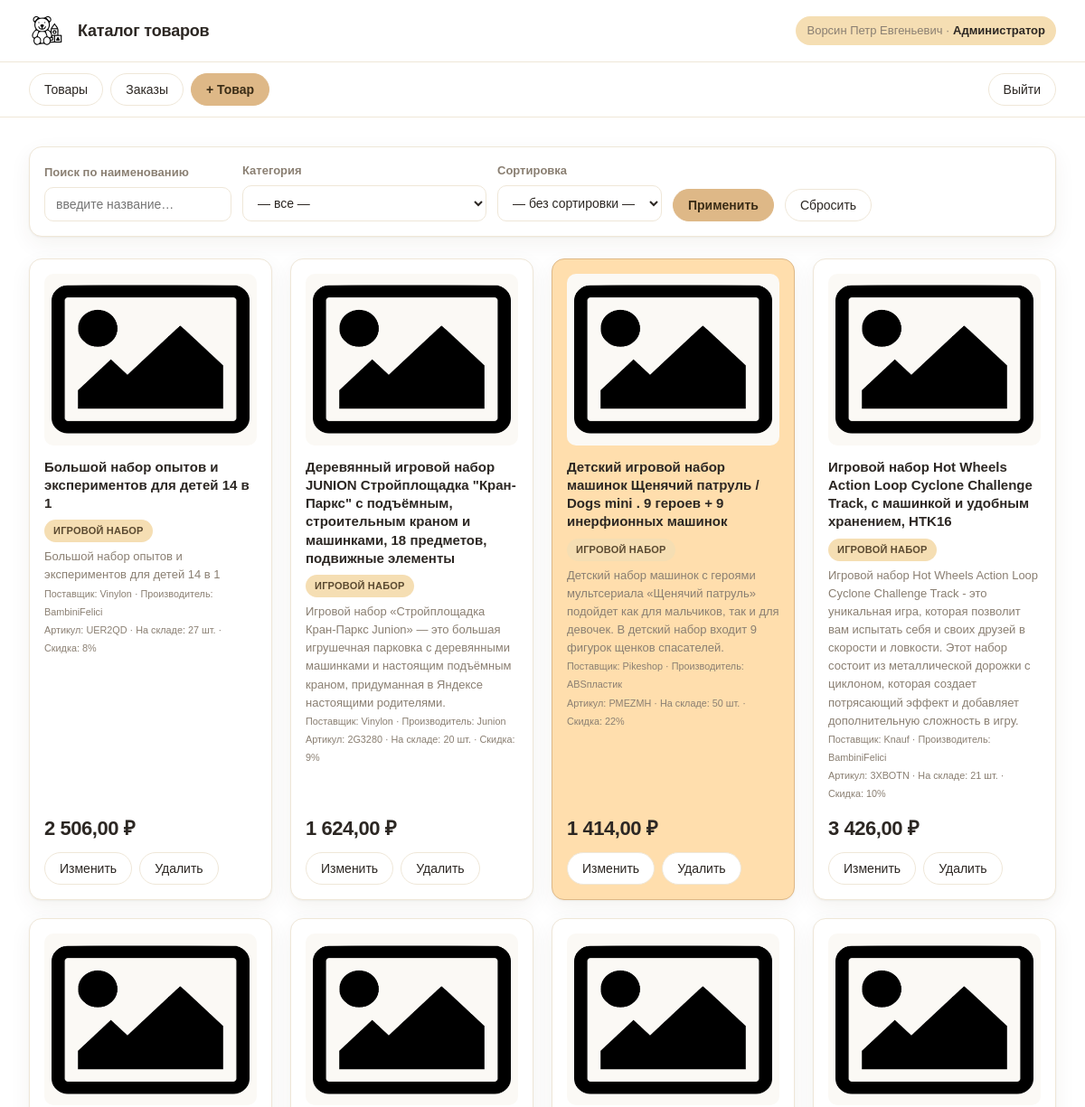
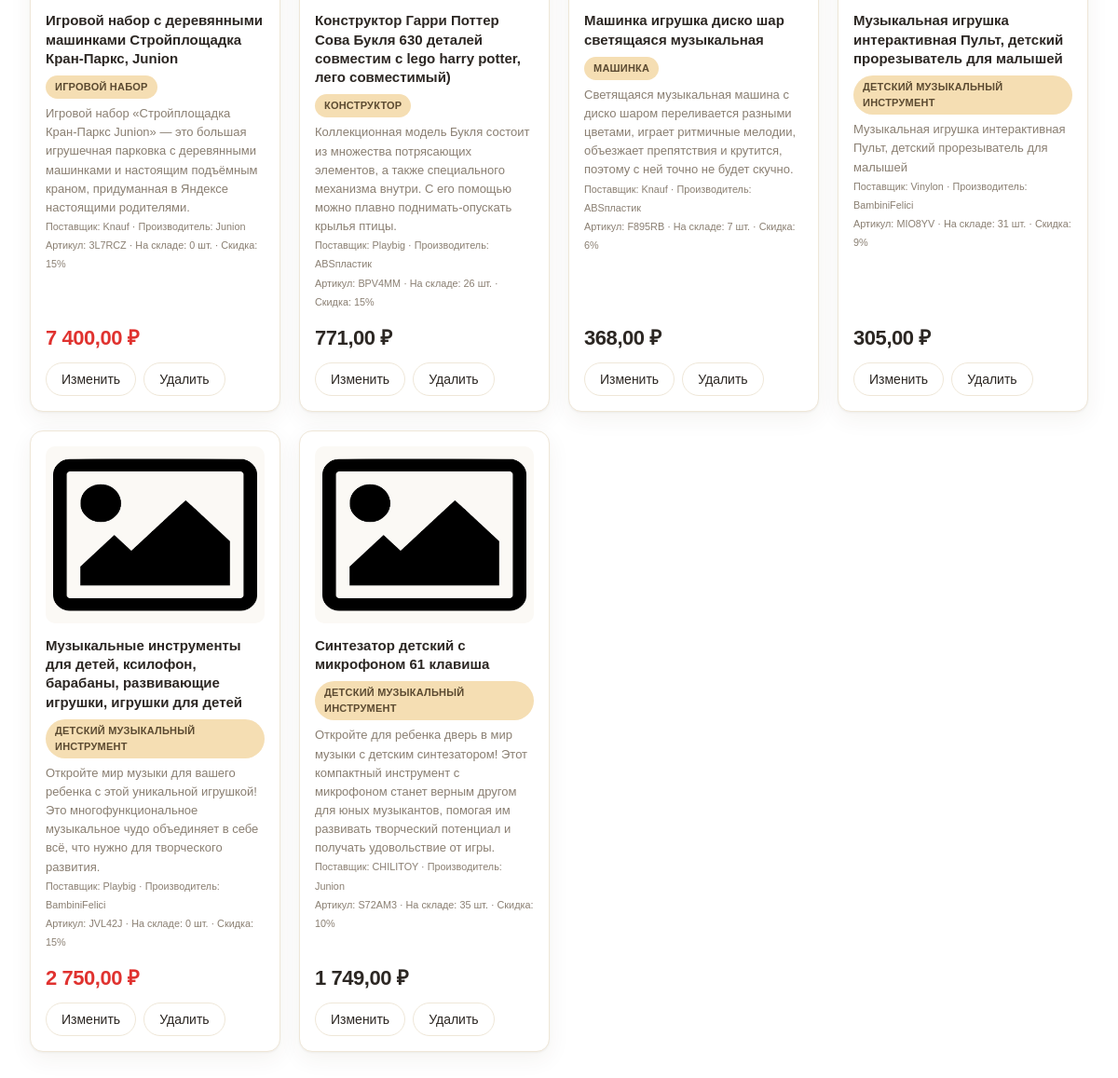
/index.php (signed in), run on the app's committed database (2 pictures, top to bottom).
### tables this page shows
CREATE TABLE Products (
  article         VARCHAR(20) PRIMARY KEY,
  name            VARCHAR(500) NOT NULL,
  unit_id         INT NOT NULL,
  price           DECIMAL(10,2) NOT NULL CHECK (price >= 0),
  supplier_id     INT NOT NULL,
  manufacturer_id INT NOT NULL,
  category_id     INT NOT NULL,
  discount        INT NOT NULL DEFAULT 0 CHECK (discount >= 0),
  stock_qty       INT NOT NULL DEFAULT 0 CHECK (stock_qty >= 0),
  description     TEXT,
  photo           VARCHAR(255),
  CONSTRAINT fk_prod_unit FOREIGN KEY (unit_id)         REFERENCES Units(id),
  CONSTRAINT fk_prod_sup  FOREIGN KEY (supplier_id)     REFERENCES Suppliers(id),
  CONSTRAINT fk_prod_man  FOREIGN KEY (manufacturer_id) REFERENCES Manufacturers(id),
  CONSTRAINT fk_prod_cat  FOREIGN KEY (category_id)     REFERENCES Categories(id)
);

CREATE TABLE Categories (
  id   INT AUTO_INCREMENT PRIMARY KEY,
  name VARCHAR(150) NOT NULL UNIQUE
);

CREATE TABLE Suppliers (
  id   INT AUTO_INCREMENT PRIMARY KEY,
  name VARCHAR(150) NOT NULL UNIQUE
);

CREATE TABLE Manufacturers (
  id   INT AUTO_INCREMENT PRIMARY KEY,
  name VARCHAR(150) NOT NULL UNIQUE
);

CREATE TABLE Units (
  id   INT AUTO_INCREMENT PRIMARY KEY,
  name VARCHAR(50) NOT NULL UNIQUE
);

### web/db.php (called while the page is built, shortened)
<?php
function db(): PDO {
    static $pdo = null;
    if ($pdo === null) {
        $pdo = new PDO(
            'mysql:host=' . DB_HOST . ';dbname=' . DB_NAME . ';charset=utf8mb4',
            DB_USER, DB_PASS,
            [
                PDO::ATTR_ERRMODE            => PDO::ERRMODE_EXCEPTION,
                PDO::ATTR_DEFAULT_FETCH_MODE => PDO::FETCH_ASSOC,
                PDO::ATTR_EMULATE_PREPARES   => false,
            ]
        );
    }
    return $pdo;
}

### web/index.php (the view, shortened to what this page needs)
<?php
require_once __DIR__ . '/common.php';
$manage = can_manage();
$args  = [];
$search = trim($_GET['q'] ?? '');
$order = 'p.name';
$sql = "SELECT p.*, c.name cat_name, s.name sup_name, m.name man_name, u.name unit_name
        FROM Products p
        JOIN Categories c    ON c.id = p.category_id
        JOIN Suppliers s     ON s.id = p.supplier_id
        JOIN Manufacturers m ON m.id = p.manufacturer_id
        JOIN Units u         ON u.id = p.unit_id";
$sql .= " ORDER BY $order";
$st = db()->prepare($sql);
$st->execute($args);
$products = $st->fetchAll();
layout_header('Каталог товаров');
if ($manage): ?>
  <form class="bar" method="get">
    <label>Поиск по наименованию
      <input type="text" name="q" value="<?= e($search) ?>" placeholder="введите название…">
    </label>
    <label>Категория
      <select name="cat">
        <option value="">— все —</option>
      </select>
    </label>
    <label>Сортировка
      <select name="sort">
        <option value="">— без сортировки —</option>
      </select>
    </label>
    <button class="btn accent" type="submit">Применить</button>
    <a class="btn" href="index.php">Сбросить</a>
  </form>
<?php endif; ?>
<div class="grid">
  <?php foreach ($products as $p):
      $sale     = (int)$p['discount'] > 17;
      $outStock = (int)$p['stock_qty'] === 0;
  ?>
    <div class="card <?= $sale ? 'sale' : '' ?>">
      <img class="photo" src="<?= e(photo_src($p['photo'])) ?>" alt="<?= e($p['name']) ?>">
      <h3><?= e($p['name']) ?></h3>
      <div class="meta">
        <span class="badge"><?= e($p['cat_name']) ?></span><br>
        <?= e($p['description']) ?><br>
        <small>Поставщик: <?= e($p['sup_name']) ?> · Производитель: <?= e($p['man_name']) ?></small><br>
        <small>Артикул: <?= e($p['article']) ?> · На складе: <?= (int)$p['stock_qty'] ?> <?= e($p['unit_name']) ?> · Скидка: <?= (int)$p['discount'] ?>%</small>
      </div>
      <div class="price <?= $outStock ? 'out' : '' ?>"><?= number_format((float)$p['price'], 2, ',', ' ') ?> ₽</div>
      <?php if (is_admin()): ?>
        <div style="margin-top:10px; display:flex; gap:8px;">
          <a class="btn" href="index.php?page=product_edit&article=<?= e($p['article']) ?>">Изменить</a>
          <a class="btn" href="index.php?page=product_delete&article=<?= e($p['article']) ?>"
             onclick="return confirm('Удалить товар «<?= e(addslashes($p['name'])) ?>»?');">Удалить</a>
        </div>
      <?php endif; ?>
    </div>
  <?php endforeach; ?>
</div>
<?php layout_footer();

### web/common.php (shortened to what this page needs)
<?php
require_once __DIR__ . '/db.php';
function current_user(): ?array { return $_SESSION['user'] ?? null; }
function role(): string         { return current_user()['role'] ?? 'Гость'; }
function is_admin(): bool        { return role() === ROLE_ADMIN; }
function can_manage(): bool      { return is_admin() || is_manager(); }
function e(?string $s): string { return htmlspecialchars((string)$s, ENT_QUOTES, 'UTF-8'); }
function photo_src(?string $photo): string {
    return 'images/picture.png';
}
function layout_header(string $title): void {
    $u = current_user();
    ?><!doctype html>
<html lang="ru">
<head>
</head>
<body>
<header class="top">
  <img class="logo" src="images/icon.png" alt="логотип">
  <h1><?= e($title) ?></h1>
  <div class="who">
    <?php if ($u): ?>
      <?= e($u['full_name']) ?> · <b><?= e($u['role']) ?></b>
    <?php else: ?>
      Гость
    <?php endif; ?>
  </div>
</header>
<nav>
  <a class="btn" href="index.php">Товары</a>
  <?php if (can_manage()): ?><a class="btn" href="index.php?page=orders">Заказы</a><?php endif; ?>
  <?php if (is_admin()): ?><a class="btn accent" href="index.php?page=product_edit">+ Товар</a><?php endif; ?>
  <?php if ($u): ?>
    <a class="btn" href="index.php?page=logout">Выйти</a>
  <?php else: ?>
    <a class="btn accent" href="index.php?page=login">Войти</a>
  <?php endif; ?>
</nav>
<main>
<?php
}
function layout_footer(): void {
    echo "</main></body></html>";
}

### web/common.php (style rules this page uses)
:root { --bg:#FFFFFF; --secondary:#F5DEB3; --accent:#DEB887; --sale:#FFDEAD; --ink:#2c2723; --muted:#8a7f72; --line:#efe7d8; --radius:14px; --radius-sm:10px; --shadow:0 1px 2px rgba(60,45,20,.05), 0 8px 24px rgba(60,45,20,.06); }
* { box-sizing:border-box; }
html { -webkit-text-size-adjust:100%; }
body { margin:0; font-family:Arial, Helvetica, sans-serif; background:var(--bg); color:var(--ink); line-height:1.5; -webkit-font-smoothing:antialiased; }
header.top { position:sticky; top:0; z-index:20; display:flex; align-items:center; gap:14px; padding:14px 32px; background:var(--bg); border-bottom:1px solid var(--line); }
header.top img.logo { height:40px; width:auto; display:block; }
header.top h1 { font-size:18px; font-weight:700; letter-spacing:-.01em; margin:0; flex:1; }
header.top .who { font-size:13px; color:var(--muted); background:var(--secondary); padding:6px 12px; border-radius:999px; white-space:nowrap; }
header.top .who b { color:var(--ink); font-weight:700; }
nav { display:flex; align-items:center; gap:8px; padding:12px 32px; background:var(--bg); border-bottom:1px solid var(--line); flex-wrap:wrap; }
a.btn,button.btn { font-family:inherit; font-size:14px; line-height:1; text-decoration:none; color:var(--ink); background:#fff; border:1px solid var(--line); padding:10px 16px; border-radius:999px; cursor:pointer; }
a.btn.accent,button.btn.accent { background:var(--accent); border-color:var(--accent); color:#3a2c16; font-weight:700; }
main { padding:32px; max-width:1200px; margin:0 auto; }
.grid { display:grid; grid-template-columns:repeat(auto-fill,minmax(260px,1fr)); gap:20px; }
.card { border:1px solid var(--line); border-radius:var(--radius); background:#fff; padding:16px; display:flex; flex-direction:column; box-shadow:var(--shadow); }
.card.sale { background:var(--sale); border-color:var(--accent); }
.card img.photo { width:100%; height:190px; object-fit:contain; background:#fbf9f5; border-radius:var(--radius-sm); padding:8px; }
.card h3 { font-size:15px; font-weight:700; line-height:1.35; margin:14px 0 8px; }
.card .meta { font-size:13px; color:var(--muted); line-height:1.55; flex:1; }
.card .meta small { color:var(--muted); }
.price { font-size:22px; font-weight:800; letter-spacing:-.02em; margin-top:12px; }
.price.out { color:#e0322f; }
.badge { display:inline-block; background:var(--secondary); color:#5b4a31; font-size:11px; font-weight:700; letter-spacing:.02em; text-transform:uppercase; padding:4px 10px; border-radius:999px; margin-bottom:6px; }
form.bar { display:flex; gap:12px; flex-wrap:wrap; align-items:end; margin-bottom:24px; background:#fff; border:1px solid var(--line); border-radius:var(--radius); padding:16px; box-shadow:var(--shadow); }
label { font-size:13px; font-weight:600; color:var(--muted); display:flex; flex-direction:column; gap:6px; }
input,select,textarea { font-family:inherit; font-size:14px; color:var(--ink); padding:10px 12px; background:#fff; border:1px solid var(--line); border-radius:var(--radius-sm); outline:none; }

### data on the page
products: name "Большой набор опытов и экспериментов для детей 14 в 1", category.name "ИГРОВОЙ НАБОР", description "Большой набор опытов и экспериментов для детей 14 в 1", supplier.name "Vinylon", manufacturer.name "BambiniFelici", article "UER2QD", stock_qty "27", unit.name "шт.", discount "8", price "2 506,00"
products: name "Деревянный игровой набор JUNION Стройплощадка \"Кран-Паркс\" с подъёмным, строительным краном и машинками, 18 предметов, подвижные элементы", category.name "ИГРОВОЙ НАБОР", description "Игровой набор «Стройплощадка Кран-Паркс Junion» — это большая игрушечная парковка с деревянными машинками и настоящим подъёмным краном, придуманная в Яндексе настоящими родителями.", supplier.name "Vinylon", manufacturer.name "Junion", article "2G3280", stock_qty "20", unit.name "шт.", discount "9", price "1 624,00"
products: name "Детский игровой набор машинок Щенячий патруль / Dogs mini . 9 героев + 9 инерфионных машинок", category.name "ИГРОВОЙ НАБОР", description "Детский набор машинок с героями мультсериала «Щенячий патруль» подойдет как для мальчиков, так и для девочек. В детский набор входит 9 фигурок щенков спасателей.", supplier.name "Pikeshop", manufacturer.name "ABSпластик", article "PMEZMH", stock_qty "50", unit.name "шт.", discount "22", price "1 414,00"
products: name "Игровой набор Hot Wheels Action Loop Cyclone Challenge Track, с машинкой и удобным хранением, HTK16", category.name "ИГРОВОЙ НАБОР", description "Игровой набор Hot Wheels Action Loop Cyclone Challenge Track - это уникальная игра, которая позволит вам испытать себя и своих друзей в скорости и ловкости. Этот набор состоит из металлической дорожки с циклоном, которая создает потрясающий эффект и добавляет дополнительную сложность в игру.", supplier.name "Knauf", manufacturer.name "BambiniFelici", article "3XBOTN", stock_qty "21", unit.name "шт.", discount "10", price "3 426,00"
products: name "Игровой набор с деревянными машинками Стройплощадка Кран-Паркс, Junion", category.name "ИГРОВОЙ НАБОР", description "Игровой набор «Стройплощадка Кран-Паркс Junion» — это большая игрушечная парковка с деревянными машинками и настоящим подъёмным краном, придуманная в Яндексе настоящими родителями.", supplier.name "Knauf", manufacturer.name "Junion", article "3L7RCZ", stock_qty "0", unit.name "шт.", discount "15", price "7 400,00"
products: name "Конструктор Гарри Поттер Сова Букля 630 деталей совместим с lego harry potter, лего совместимый)", category.name "КОНСТРУКТОР", description "Коллекционная модель Букля состоит из множества потрясающих элементов, а также специального механизма внутри. С его помощью можно плавно поднимать-опускать крылья птицы.", supplier.name "Playbig", manufacturer.name "ABSпластик", article "BPV4MM", stock_qty "26", unit.name "шт.", discount "15", price "771,00"
products: name "Машинка игрушка диско шар светящаяся музыкальная", category.name "МАШИНКА", description "Светящаяся музыкальная машина с диско шаром переливается разными цветами, играет ритмичные мелодии, объезжает препятствия и крутится, поэтому с ней точно не будет скучно.", supplier.name "Knauf", manufacturer.name "ABSпластик", article "F895RB", stock_qty "7", unit.name "шт.", discount "6", price "368,00"
products: name "Музыкальная игрушка интерактивная Пульт, детский прорезыватель для малышей", category.name "ДЕТСКИЙ МУЗЫКАЛЬНЫЙ ИНСТРУМЕНТ", description "Музыкальная игрушка интерактивная Пульт, детский прорезыватель для малышей", supplier.name "Vinylon", manufacturer.name "BambiniFelici", article "MIO8YV", stock_qty "31", unit.name "шт.", discount "9", price "305,00"
products: name "Музыкальные инструменты для детей, ксилофон, барабаны, развивающие игрушки, игрушки для детей", category.name "ДЕТСКИЙ МУЗЫКАЛЬНЫЙ ИНСТРУМЕНТ", description "Откройте мир музыки для вашего ребенка с этой уникальной игрушкой! Это многофункциональное музыкальное чудо объединяет в себе всё, что нужно для творческого развития.", supplier.name "Playbig", manufacturer.name "BambiniFelici", article "JVL42J", stock_qty "0", unit.name "шт.", discount "15", price "2 750,00"
products: name "Синтезатор детский с микрофоном 61 клавиша", category.name "ДЕТСКИЙ МУЗЫКАЛЬНЫЙ ИНСТРУМЕНТ", description "Откройте для ребенка дверь в мир музыки с детским синтезатором! Этот компактный инструмент с микрофоном станет верным другом для юных музыкантов, помогая им развивать творческий потенциал и получать удовольствие от игры.", supplier.name "CHILITOY", manufacturer.name "Junion", article "S72AM3", stock_qty "35", unit.name "шт.", discount "10", price "1 749,00"

### other printed values
$title "Каталог товаров"
$u['full_name'] "Ворсин Петр Евгеньевич"
$u['role'] "Администратор"
